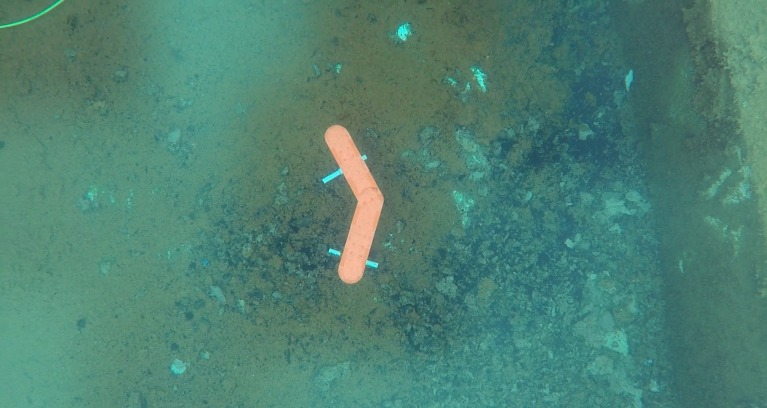
#> input picture angle.jpeg, 767 x 408 px
$ python angleDetection.py
#> lines starting #> are read from the running program, lines starting #| are printed output that depends on the picture; after the words box and inside, x2 and y2 are one past the last pixel; in counts of white or black regions, pixels touching at a corner belong together; long printed decimals are rounded
import cv2
import numpy as np
import math

image = cv2.imread("angle.jpeg")
#> image is the input picture: shape (408, 767, 3); mean B, G, R 114.4, 129.2, 78.6
gray = cv2.cvtColor(image, cv2.COLOR_BGR2GRAY)
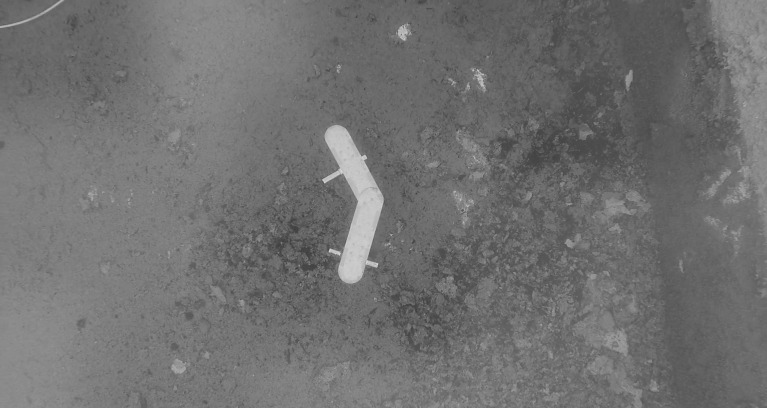
#> gray: shape (408, 767); min 60, max 217, mean 112.4
blurred = cv2.GaussianBlur(gray, (5, 5), 0)
edges = cv2.Canny(blurred, 50, 150)
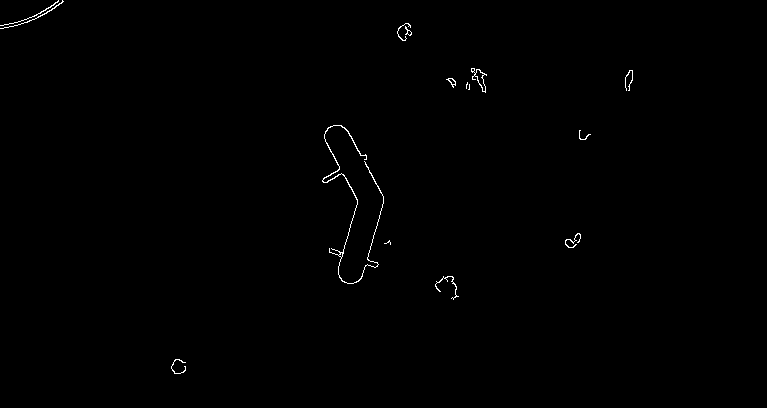
#> edges: shape (408, 767); 0.37% white in thin lines or dots, all inside (x1, y1, x2, y2) = (0, 0, 633, 374)

lines = cv2.HoughLines(edges, 1, np.pi / 180, 57, None, 0, 0)
#> lines = [[-240, 2.64], [399, 0.279], [424, 0.279], [-216, 2.64], [-221, 2.65]]
image_with_lines = image.copy()


intersection_points = []

if lines is not None:
    for i in range(len(lines)):
        rho, theta = lines[i][0]
        a, b = np.cos(theta), np.sin(theta)
        x0, y0 = a * rho, b * rho
        pt1 = (int(x0 + 1000 * (-b)), int(y0 + 1000 * (a)))
        pt2 = (int(x0 - 1000 * (-b)), int(y0 - 1000 * (a)))
        cv2.line(image_with_lines, pt1, pt2, (0, 255, 0), 2)


        for j in range(i + 1, len(lines)):
            rho1, theta1 = lines[i][0]
            rho2, theta2 = lines[j][0]

            # Calculate intersection point only if lines are not parallel
            if np.abs(theta1 - theta2) > np.pi / 180.0:
                A = np.array([[np.cos(theta1), np.sin(theta1)],
                              [np.cos(theta2), np.sin(theta2)]])
                B = np.array([[rho1], [rho2]])
                intersection_point = np.linalg.solve(A, B)

                # Print intersection points to the terminal
                print(f"Intersection Point {len(intersection_points) + 1}: ({intersection_point[0]}, {intersection_point[1]})")

                # Convert intersection_point to tuple for comparison
                intersection_point_tuple = (int(intersection_point[0]), int(intersection_point[1]))

                # Avoid duplicate points
                if intersection_point_tuple not in intersection_points:
                    intersection_points.append(intersection_point_tuple)

                    # Draw intersection point on the image
                    cv2.circle(image_with_lines, intersection_point_tuple, 5, (0, 0, 255), -1)
#> this loop made 5 passes
#> (rho, theta, a, b, x0, y0, pt1, pt2) on passes 1 to 5: (-240, 2.64, -0.875, 0.485, 209.9, -116.4, (-274, -990), (694, 758)), (399, 0.279, 0.961, 0.276, 383.5, 110, (107, 1071), (659, -851)), (424, 0.279, 0.961, 0.276, 407.6, 116.9, (131, 1078), (683, -844)), (-216, 2.64, -0.875, 0.485, 188.9, -104.7, (-295, -979), (673, 769)), (-221, 2.65, -0.883, 0.469, 195.1, -103.8, (-274, -986), (664, 779))
#| Intersection Point 1: ([367.119], [167.2597])
#| Intersection Point 2: ([384.259], [198.182])
#| Intersection Point 3: ([357.7631], [199.886])
#| Intersection Point 4: ([357.348], [201.332])
#| Intersection Point 5: ([374.9037], [230.808])
#| Intersection Point 6: ([374.2441], [233.109])
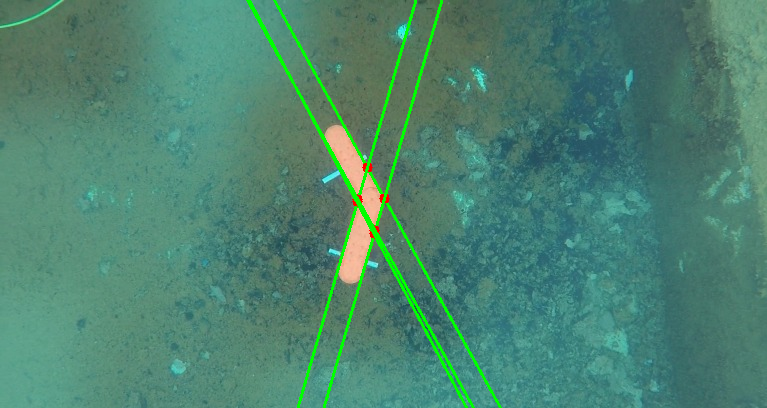
#> image_with_lines: shape (408, 767, 3); 1.96% of pixels changed, all inside (x1, y1, x2, y2) = (246, 0, 502, 408)
#> after the loop, intersection_points = [(367, 167), (384, 198), (357, 199), (357, 201), (374, 230), (374, 233)]


# Consider points 2 and 4
if len(intersection_points) >= 3:
    x1, y1 = intersection_points[1]
#> x1 = 384; y1 = 198
    x4, y4 = intersection_points[3]
#> x4 = 357; y4 = 201
    # Draw line connecting points
    cv2.line(image_with_lines, (x1, y1), (x4, y4), (0, 0,255 ), 2)
#> image_with_lines: shape (408, 767, 3); 0.02% of pixels changed, all inside (x1, y1, x2, y2) = (356, 197, 386, 203)

# Calculate slope and arc tangent
    if {x4 - x1} != 0:
        slope = abs(y4 - y1) / abs(x4 - x1)
#> slope = 0.111
        print(f"Slope for points ({x1}, {y1}) - ({x4}, {y4}): {slope}")
#| Slope for points (384, 198) - (357, 201): 0.1111

        # Calculate arc tangent (inverse tangent) in degrees
        angle_radians = np.arctan(slope)
#> angle_radians = 0.111
        angle_degrees = np.degrees(angle_radians)
#> angle_degrees = 6.34
        print(f"Arc tangent (degrees): {angle_degrees}")
#| Arc tangent (degrees): 6.340
        # Draw text annotation with slope and arc tangent
        text_slope = f"Angle: {angle_degrees:.2f} degrees"
#> text_slope = 'Angle: 6.34 degrees'
        cv2.putText(image_with_lines, text_slope, (min(x1, x4) + 10, min(y1, y4) - 60),
                    cv2.FONT_HERSHEY_SIMPLEX, 0.7, (0, 0, 255), 2, cv2.LINE_AA)
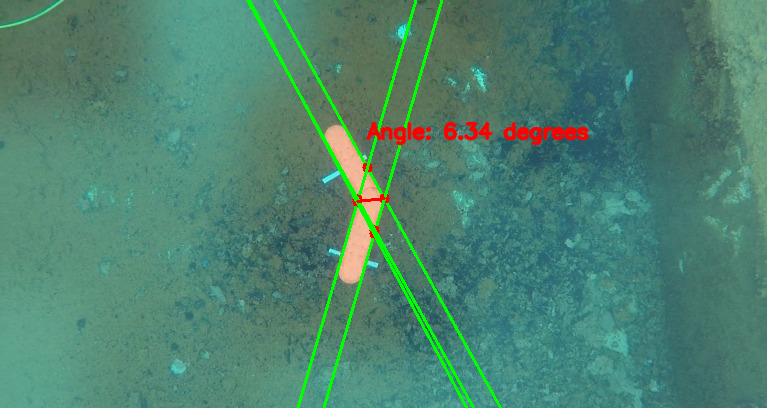
#> image_with_lines: shape (408, 767, 3); mean B, G, R 111.5, 130.7, 77.9
cv2.imshow("Image", image_with_lines)
cv2.waitKey(0)
cv2.destroyAllWindows()
